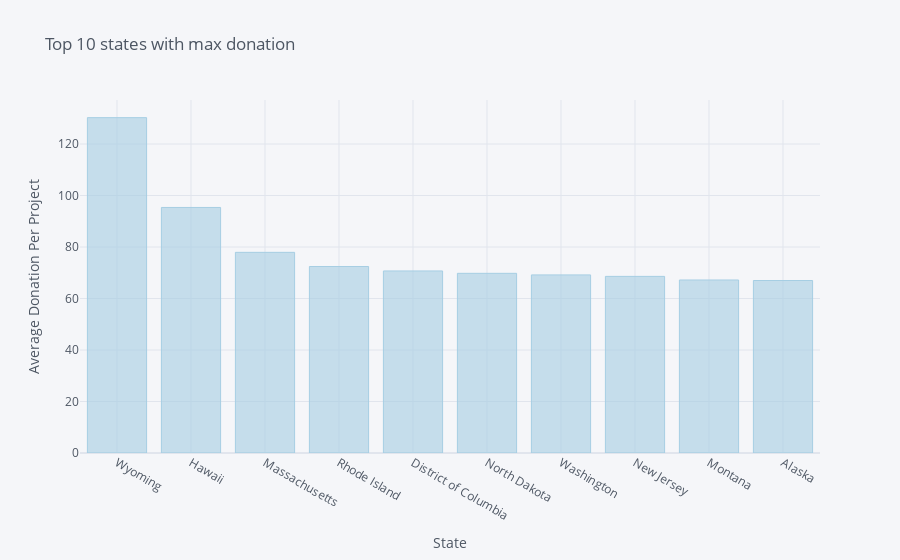

Notebook cell for this chart:
### Code cell
s2.iplot(kind='bar',xTitle='State',yTitle='Average Donation Per Project',
        title='Top 10 states with max donation',colorscale='paired')

### Figure 1 — Plotly figure (JSON) as saved in the notebook; plotly's stock layout.template omitted (floating-point values rounded to 4 significant figures)
{"data": [{"marker": {"color": "rgba(166, 206, 227, 0.6)", "line": {"color": "rgba(166, 206, 227, 1.0)", "width": 1}}, "name": "Donation Amount", "orientation": "v", "text": "", "type": "bar", "x": ["Wyoming", "Hawaii", "Massachusetts", "Rhode Island", "District of Columbia", "North Dakota", "Washington", "New Jersey", "Montana", "Alaska"], "y": [130.2, 95.36, 77.93, 72.43, 70.69, 69.78, 69.16, 68.59, 67.19, 66.99]}], "layout": {"legend": {"bgcolor": "#F5F6F9", "font": {"color": "#4D5663"}}, "paper_bgcolor": "#F5F6F9", "plot_bgcolor": "#F5F6F9", "title": {"font": {"color": "#4D5663"}, "text": "Top 10 states with max donation"}, "xaxis": {"gridcolor": "#E1E5ED", "showgrid": true, "tickfont": {"color": "#4D5663"}, "title": {"font": {"color": "#4D5663"}, "text": "State"}, "zerolinecolor": "#E1E5ED"}, "yaxis": {"gridcolor": "#E1E5ED", "showgrid": true, "tickfont": {"color": "#4D5663"}, "title": {"font": {"color": "#4D5663"}, "text": "Average Donation Per Project"}, "zerolinecolor": "#E1E5ED"}}}
